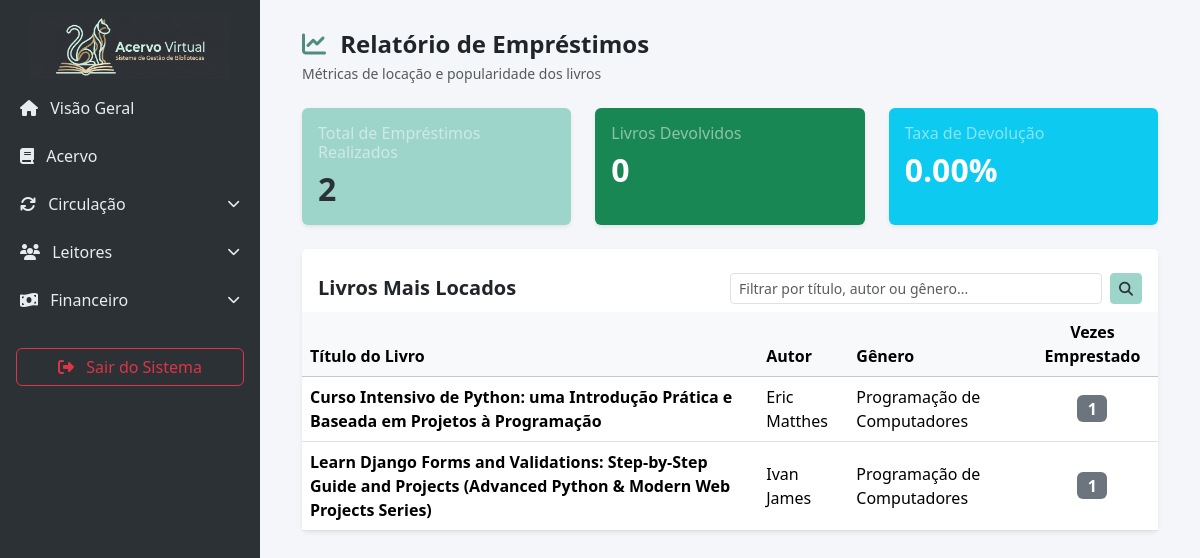
Page /admin-sys/relatorios/ on the earlier database version.
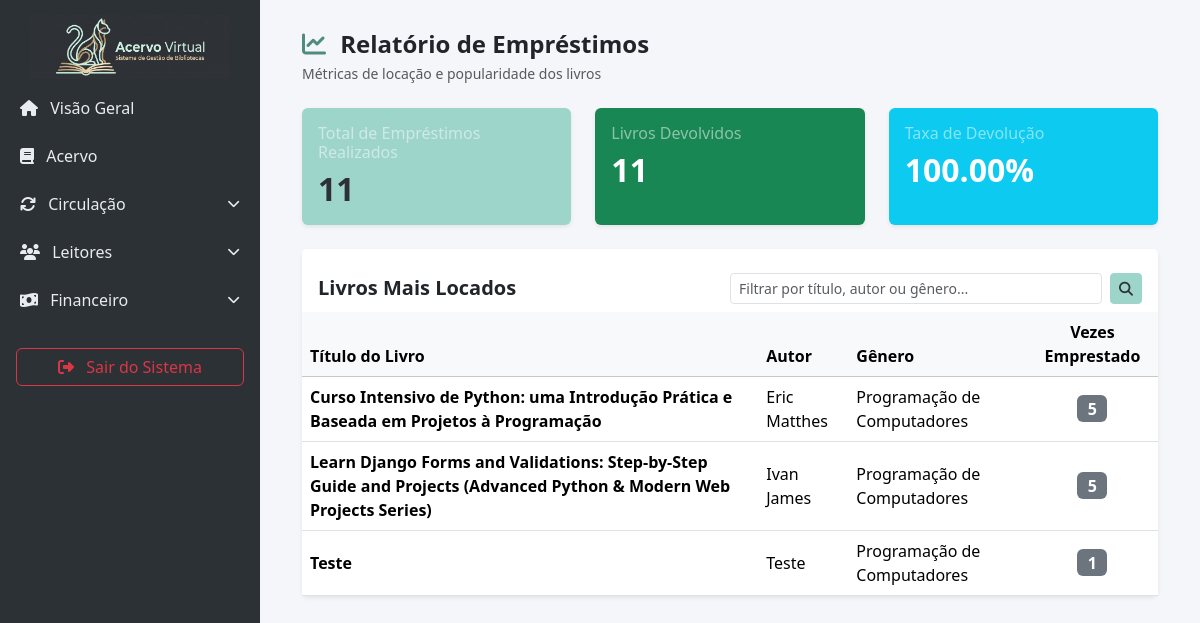
Same page on the later database version.
### biblioteca_app/models.py (models this page shows, shortened)
class Livro(models.Model):
    titulo = models.CharField(max_length=200)
    autor = models.ForeignKey(Autor, on_delete=models.PROTECT, related_name="livros")
    edicao = models.CharField(max_length=100)
    editora = models.ForeignKey(Editora, on_delete=models.PROTECT, related_name="livros", null=True, blank=True)
    idioma = models.CharField(max_length=50, default="Português")
    data_publicacao = models.DateField(blank=True, null=True)
    numero_paginas = models.IntegerField()
    genero = models.ForeignKey(Genero, on_delete=models.PROTECT, related_name="livros")
    classificacao = models.IntegerField()
    sinopse = models.TextField()
    capa = models.ImageField(upload_to='capas/', blank=True, null=True)
    localizacao = models.CharField(max_length=100, blank=True, null=True, help_text="Ex: Estante A, Prateleira 2")

class Autor(models.Model):
    nome = models.CharField(max_length=200, unique=True)
    def __str__(self):
        return self.nome

class Genero(models.Model):
    nome = models.CharField(max_length=100, unique=True)
    def __str__(self):
        return self.nome

### biblioteca_app/views.py (the view)
# urls.py: path('admin-sys/relatorios/', views.relatorio, name='relatorio'),
def relatorio(request):
    query = request.GET.get('q')
    if query:
        livros_base = Livro.objects.filter(
            Q(titulo__icontains=query) |
            Q(autor__nome__icontains=query) |
            Q(genero__nome__icontains=query)
        ).distinct()
    else:
        livros_base = Livro.objects.all()
    livros_emprestados = livros_base.annotate(
            total_emprestimos=Count('exemplares__emprestimo')
    ).order_by('-total_emprestimos', 'titulo')
    livros_emprestados = livros_emprestados.filter(total_emprestimos__gt=0)
    total_emprestimos_feitos = Emprestimo.objects.count()
    total_devolvidos = Devolucao.objects.count()
    percentual_devolvidos = 0
    if total_emprestimos_feitos > 0:
        percentual_devolvidos = (total_devolvidos / total_emprestimos_feitos) * 100
    usuario_ativo = request.user
    context = {
        'livros_emprestados': livros_emprestados,
        'total_emprestimos_feitos': total_emprestimos_feitos,
        'total_devolvidos': total_devolvidos,
        'percentual_devolvidos': f'{percentual_devolvidos:.2f}',
        'query': query,
    }
    return render(request, 'relatorio.html', context)

### biblioteca_app/templates/relatorio.html (shortened to what this page needs)
{% extends 'base.html' %}
{% block content %}
<div class="container-fluid">
    <div class="d-flex justify-content-between align-items-center mb-4">
        <div>
            <h4 class="fw-bold text-dark mb-1"><i class="fa-solid fa-chart-line me-2 text-primary"></i> Relatório de Empréstimos</h4>
            <p class="text-muted small mb-0">Métricas de locação e popularidade dos livros</p>
        </div>
    </div>
    <div class="row g-4 mb-4">
        <div class="col-md-4">
            <div class="card border-0 shadow-sm bg-primary text-white h-100">
                <div class="card-body">
                    <h6 class="card-title text-white-50">Total de Empréstimos Realizados</h6>
                    <h2 class="fw-bold mb-0">{{ total_emprestimos_feitos }}</h2>
                </div>
            </div>
        </div>
        <div class="col-md-4">
            <div class="card border-0 shadow-sm bg-success text-white h-100">
                <div class="card-body">
                    <h6 class="card-title text-white-50">Livros Devolvidos</h6>
                    <h2 class="fw-bold mb-0">{{ total_devolvidos }}</h2>
                </div>
            </div>
        </div>
        <div class="col-md-4">
            <div class="card border-0 shadow-sm bg-info text-white h-100">
                <div class="card-body">
                    <h6 class="card-title text-white-50">Taxa de Devolução</h6>
                    <h2 class="fw-bold mb-0">{{ percentual_devolvidos }}%</h2>
                </div>
            </div>
        </div>
    </div>
    <div class="card border-0 shadow-sm">
        <div class="card-header bg-white pt-4 pb-2 border-bottom-0 d-flex justify-content-between align-items-center">
            <h5 class="fw-bold mb-0">Livros Mais Locados</h5>
            <form action="{% url 'relatorio' %}" method="GET" class="d-flex w-50">
                <input type="text" name="q" value="{{ request.GET.q|default:'' }}" class="form-control form-control-sm me-2" placeholder="Filtrar por título, autor ou gênero...">
                <button type="submit" class="btn btn-sm btn-primary"><i class="fa-solid fa-magnifying-glass"></i></button>
            </form>
        </div>
        <div class="card-body p-0 table-responsive">
            <table class="table table-hover align-middle mb-0">
                <thead class="table-light">
                    <tr>
                        <th>Título do Livro</th>
                        <th>Autor</th>
                        <th>Gênero</th>
                        <th class="text-center">Vezes Emprestado</th>
                    </tr>
                </thead>
                <tbody>
                    {% for livro in livros_emprestados %}
                    <tr>
                        <td><strong>{{ livro.titulo }}</strong></td>
                        <td>{{ livro.autor }}</td>
                        <td>{{ livro.genero }}</td>
                        <td class="text-center"><span class="badge bg-secondary fs-6">{{ livro.total_emprestimos }}</span></td>
                    </tr>
                    {% empty %}
                    <tr><td colspan="4" class="text-center py-4 text-muted">Nenhum livro foi locado ainda.</td></tr>
                    {% endfor %}
                </tbody>
            </table>
        </div>
    </div>
</div>
{% endblock %}

Differences in the rows shown:
computed for Livro "Eric Matthes": total_emprestimos "1" → "5"
computed for Livro "Ivan James": total_emprestimos "1" → "5"
added Livro: titulo "Teste", autor "Teste", genero "Programação de Computadores", total_emprestimos "1"
Other differences:
{{ total_emprestimos_feitos }}: "2" → "11"
{{ total_devolvidos }}: "0" → "11"
{{ percentual_devolvidos }}: "0.00" → "100.00"
